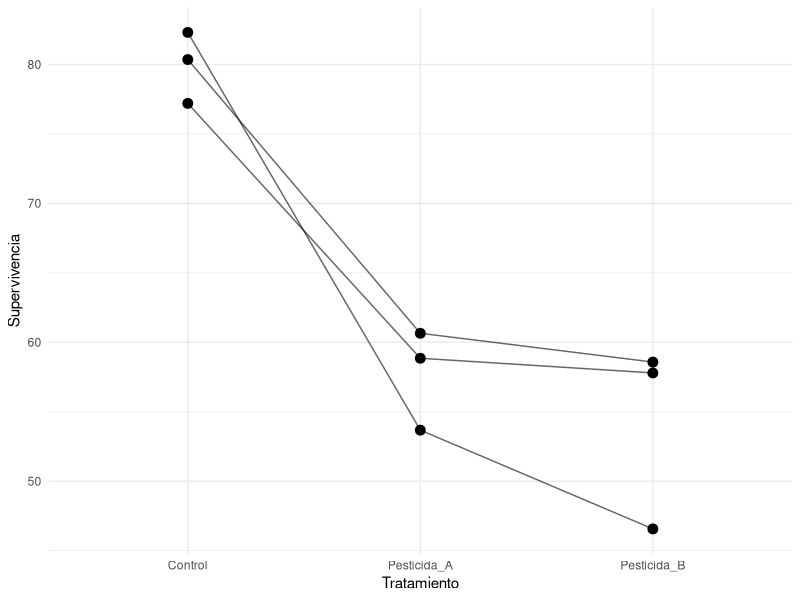
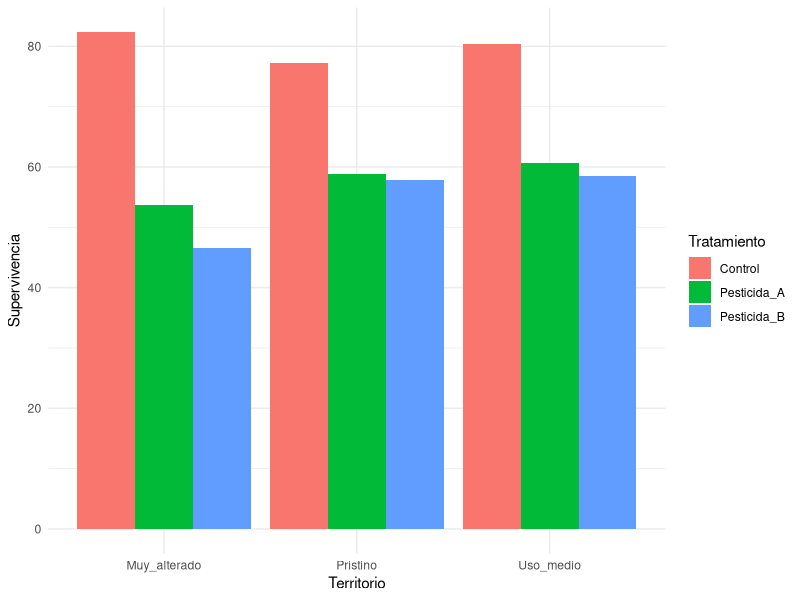
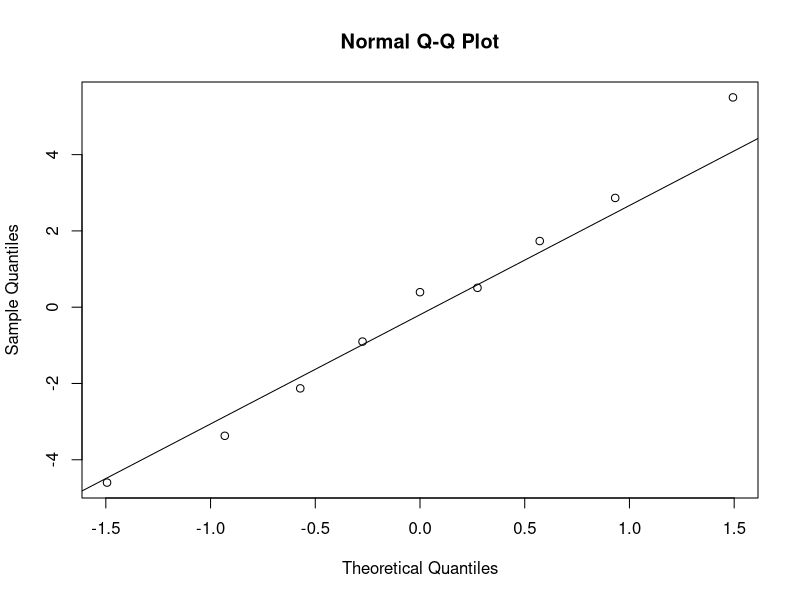
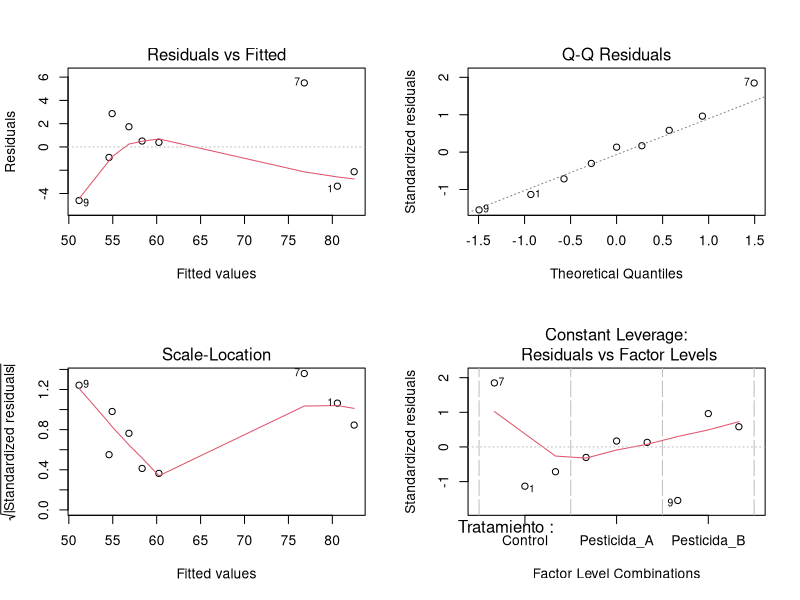

The R script that drew these images, in order:
## ---- chunk 1
library(tidyverse)
library(car)
library(emmeans)

datos <- tibble(
  Tratamiento = factor(rep(c("Control","Pesticida_A","Pesticida_B"),3)),
  
  Territorio = factor(c(rep("Pristino",3),
                        rep("Uso_medio",3),
                        rep("Muy_alterado",3))),
  
  Supervivencia = c(
    77.19762,58.84911,57.79354,
    80.35254,60.64644,58.57532,
    82.30458,53.67469,46.56574
  )
)
## ---- chunk 2
datos %>%
  group_by(Tratamiento) %>%
  summarise(
    Media = mean(Supervivencia),
    Desviacion = sd(Supervivencia)
  )
## ---- chunk 3
ggplot(datos, aes(x = Tratamiento, y = Supervivencia)) +
  geom_point(size = 3) +
  geom_line(aes(group = Territorio), alpha = 0.6) +
  theme_minimal()
## ---- chunk 4
ggplot(datos, aes(Territorio, Supervivencia, fill = Tratamiento)) +
  geom_col(position = "dodge") +
  theme_minimal()
## ---- chunk 5
modelo <- aov(Supervivencia ~ Tratamiento + Territorio, data = datos)
summary(modelo)
## ---- chunk 6
shapiro.test(residuals(modelo))
## ---- chunk 7
qqnorm(residuals(modelo))
qqline(residuals(modelo))
## ---- chunk 8
leveneTest(Supervivencia ~ Tratamiento, data = datos)
## ---- chunk 9
emmeans(modelo, pairwise ~ Tratamiento)
## ---- chunk 10
par(mfrow=c(2,2))
plot(modelo)
